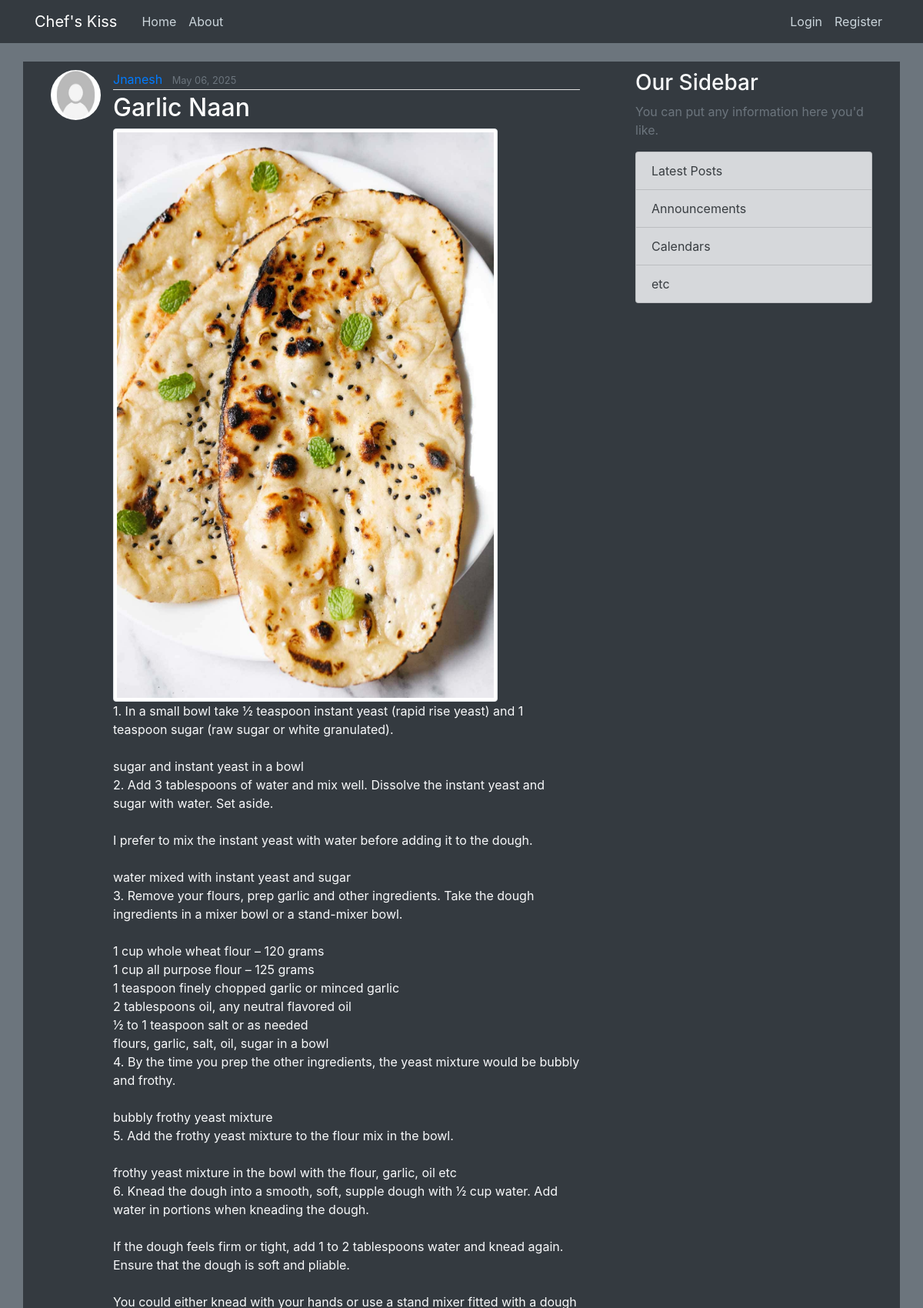
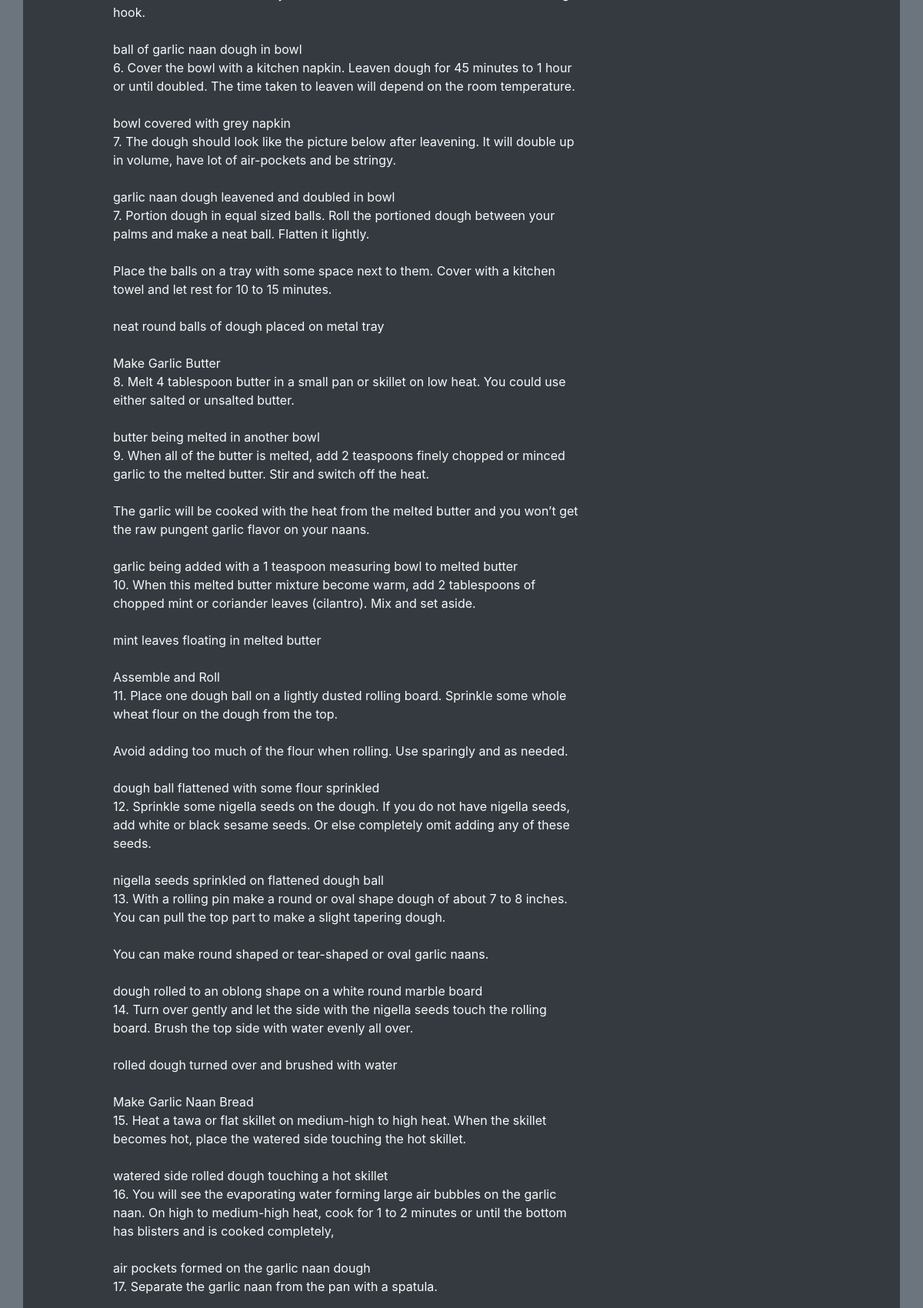
Screenshot of /post/7/ (upper part) with the database file from the repository (2 pictures, top to bottom).
### blog/models.py (models this page shows, shortened)
class Post(models.Model):
    title = models.CharField(max_length=100)
    image = models.ImageField(default='default.jpeg', upload_to='content_image')
    content = models.TextField()
    date_posted = models.DateTimeField(default = timezone.now)
    author = models.ForeignKey(User, on_delete=models.CASCADE)

### users/models.py (models this page shows, shortened)
class Profile(models.Model):
    user = models.OneToOneField(User, on_delete=models.CASCADE)
    image = models.ImageField(default='default.jpeg', upload_to='profile_pics')

### blog/views.py (the view)
# urls.py: path('post/<int:pk>/', PostDetailView.as_view(), name = "post-detail"),
class PostDetailView(DetailView):
    model = Post

### blog/templates/blog/post_detail.html (shortened to what this page needs)
{% extends "blog/base.html" %}
{% block content %}
    <article class="media content-section bg-dark border-dark text-light">
      <img class = "rounded-circle article-img " src="{{ object.author.profile.image.url }}">
        <div class="media-body">
          <div class="article-metadata">
            <a class="mr-2" href="#">{{ object.author }}</a>
            <small class="text-muted">{{ object.date_posted | date:"F d, Y" }}</small>
          </div>
          <h2 class="article-title" >{{ object.title }}</h2>
          <img  src="{{  post.image.url }}" class="img-fluid img-thumbnail rounded " alt="Responsive image" width="500" height="500">
          <p class="article-content">{{ object.content }}</p>
        </div>
      </article>
{% endblock content %}

### blog/static/blog/main.css (style rules this page uses)
body { background: #fafafa; color: #333333; margin-top: 5rem; }
h1, h2, h3, h4, h5, h6 { color: #444444; }
.content-section { background: #ffffff; padding: 10px 20px; border: 1px solid #dddddd; border-radius: 3px; margin-bottom: 20px; }
.article-title { color: #444444; }
.article-content { white-space: pre-line; }
.article-img { height: 65px; width: 65px; margin-right: 16px; }
.article-metadata { padding-bottom: 1px; margin-bottom: 4px; border-bottom: 1px solid #e3e3e3 }
h2 { color: white !important; }

### rows the page displays
Post: author.profile.image (placeholder picture), author "Jnanesh", date_posted "May 06, 2025", title "Garlic Naan", image (picture)
